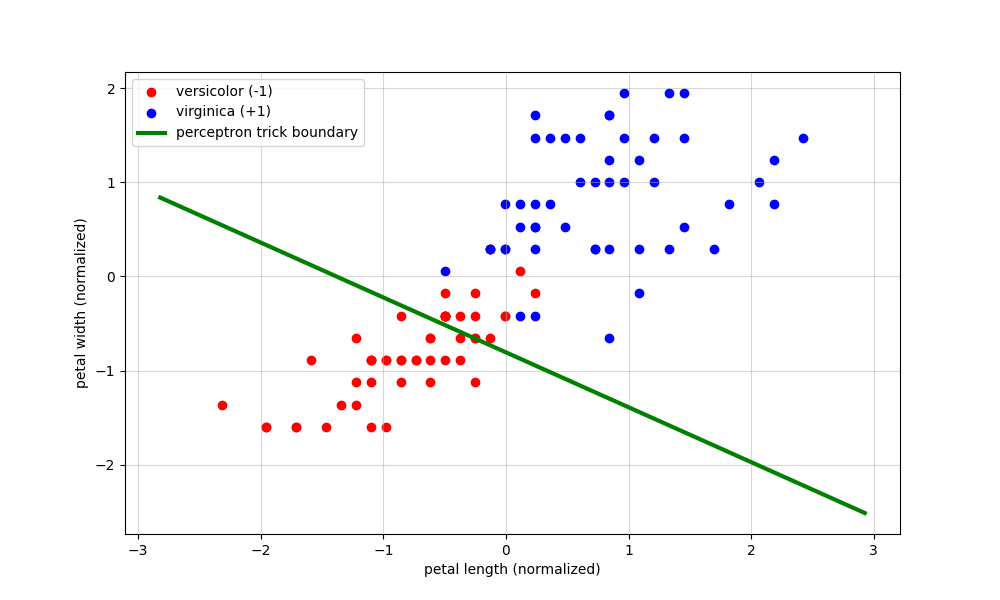

Recreate this plot in Python.
import matplotlib.pyplot as plt
import numpy as np
from sklearn.datasets import load_iris
import pandas as pd
from cmaes import CMA

# loading the iris dataset
iris = load_iris() # it returns the iris dictionary
# print(iris.keys()) # this shows the available filed names within the dictionary iris
# print(iris.DESCR) # iris.DESCR gives the description of the orgnization of the data
# print(iris.target) # prints the output classes
df = pd.DataFrame(iris.data, columns = iris.feature_names)

X = iris.data # X is the feature matrix
y = iris.target # Y is the vector representing output classes

# filter: Keeping only class 1 (versicolor) and class 2 (virginica) and keeping only the last 2 features (petal length, petal width)
X, y = X[y != 0][:, 2:], y[y != 0]

# converting the labels to -1 and 1
y = np.where(y == 1, -1, 1)

# normalization
X = (X - X.mean(axis=0)) / X.std(axis=0) # axis = 0 : it collapses the rows and runs downwards

# the plot for visualization
# plt.figure(figsize=(10, 6))
# plt.scatter(X[y == -1][:, 0], X[y == -1][:, 1], color='red', label='versicolor (-1)')
# plt.scatter(X[y == 1][:, 0], X[y == 1][:, 1], color='blue', label='virginica (+1)')

# plt.title("iris dataset: versicolor vs. virginica")
# plt.xlabel("petal length (normalized)")
# plt.ylabel("petal width (normalized)")
# plt.legend()
# plt.grid(True, alpha=0.3)
# plt.show()

print("start of perceptron trick training")
np.random.seed(0)
w = np.zeros(2) # we have two weights for two features
b = 0 # bias
learning_rate = 0.01
epochs = 100

# the perceptron trick loop

perceptron_trick_history = [] # storing the lines (w, b)

for epoch in range (epochs):

    for i, x_i in enumerate(X): # iterating row by row
      # prediction
      linear_output = np.dot(x_i, w) + b
      y_pred = 1 if linear_output >= 0 else -1

      # the perceptron trick
      if y_pred != y[i]:
        update = learning_rate * (y[i] - y_pred)
        w += update*x_i
        b += update
      
      perceptron_trick_history.append((w.copy(), b))

# visualizing 
plt.figure(figsize=(10, 6))
plt.scatter(X[y == -1][:, 0], X[y == -1][:, 1], color='red', label='versicolor (-1)')
plt.scatter(X[y == 1][:, 0], X[y == 1][:, 1], color='blue', label='virginica (+1)')


# comparing real output vs predicted output
linear_output = np.dot(X, w) + b
predictions = np.where(linear_output >= 0, 1, -1)

# the accuracy in perceptron trick
accuracy = np.mean(predictions == y)
print(accuracy)

# drawing the decision boundary
x_vals = np.array([X[:, 0].min() - 0.5, X[:, 0].max() + 0.5]) # x points to plot the line
y_vals = -(w[0] * x_vals + b) / w[1] # equation: w1*x + w2*y + b = 0  =>  y = -(w1*x + b) / w2

plt.plot(x_vals, y_vals, 'g-', linewidth=3, label='perceptron trick boundary')

plt.xlabel("petal length (normalized)")
plt.ylabel("petal width (normalized)")
plt.legend()
plt.grid(True, alpha=0.5) # 50% opacity in the grid
plt.show()
